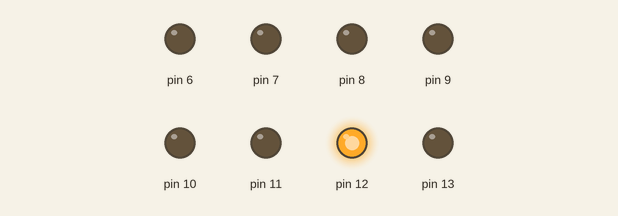
A sketch run on a simulated Arduino Uno, built with avr-gcc and run on an emulated ATmega328P. Parts: output pins drawn as LEDs (lit = HIGH).

Above: at 0.5 s.
At 2.5 s:
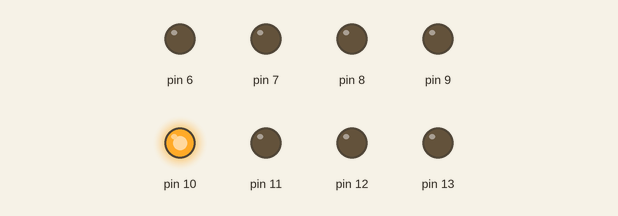
At 5.5 s:
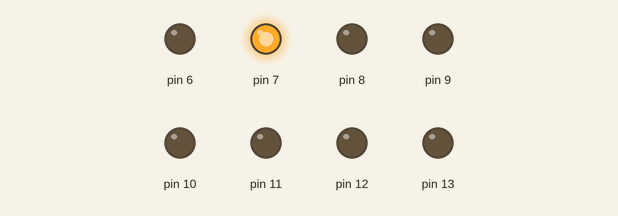
At 8.5 s:
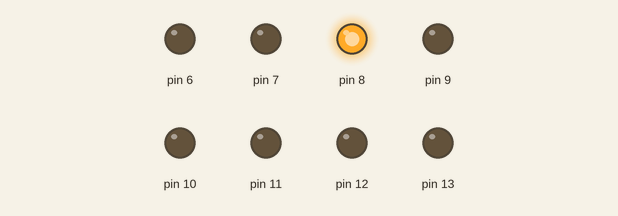
At 13.5 s:
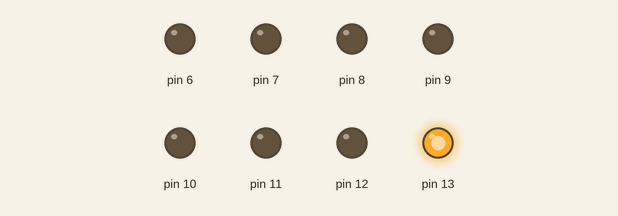
At 17.5 s:
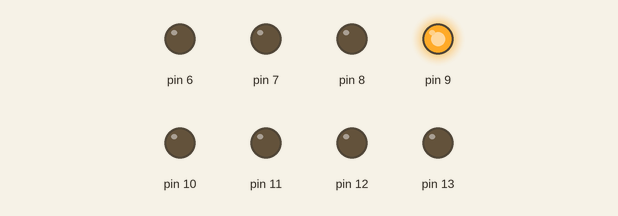
Timing chart, 0 to 18.2 s (numbered marks = the images above):
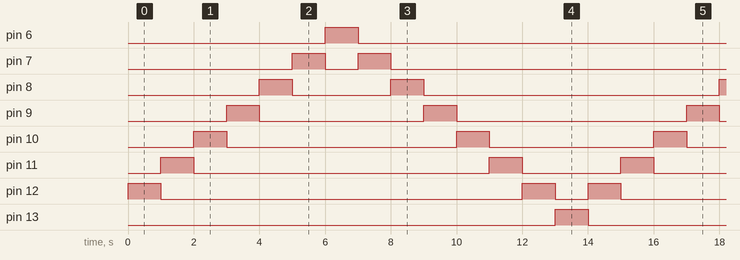

The sketch:

sideToSide.ino
```cpp
//Will McCarthy
//LED Blink

void blink()  {
for(int i = 12; i >6; i--){
  digitalWrite(i, HIGH);
  delay(1000);
  digitalWrite(i, LOW);
}
for(int i = 6; i <14; i++){
  digitalWrite(i, HIGH);
  delay(1000);
  digitalWrite(i, LOW);
}
}


void setup()  {
  for(int i = 6; i<14; i++){
  pinMode(i, OUTPUT);
  }
}

void loop()  {
  blink();
}
```

Measured:
- by itself, pin 6, pin 13: alternates HIGH for 1.0 s and LOW for 13.0 s
- by itself, pin 7: repeats every 14.0 s: LOW 1.0 s, HIGH 1.0 s, LOW 11.0 s, HIGH 1.0 s
- by itself, pin 8: repeats every 14.0 s: LOW 3.0 s, HIGH 1.0 s, LOW 9.0 s, HIGH 1.0 s
- by itself, pin 9: repeats every 14.0 s: LOW 5.0 s, HIGH 1.0 s, LOW 7.0 s, HIGH 1.0 s
- by itself, pin 10: repeats every 14.0 s: LOW 7.0 s, HIGH 1.0 s, LOW 5.0 s, HIGH 1.0 s
- by itself, pin 11: repeats every 14.0 s: LOW 9.0 s, HIGH 1.0 s, LOW 3.0 s, HIGH 1.0 s
- by itself, pin 12: repeats every 14.0 s: LOW 11.0 s, HIGH 1.0 s, LOW 1.0 s, HIGH 1.0 s
